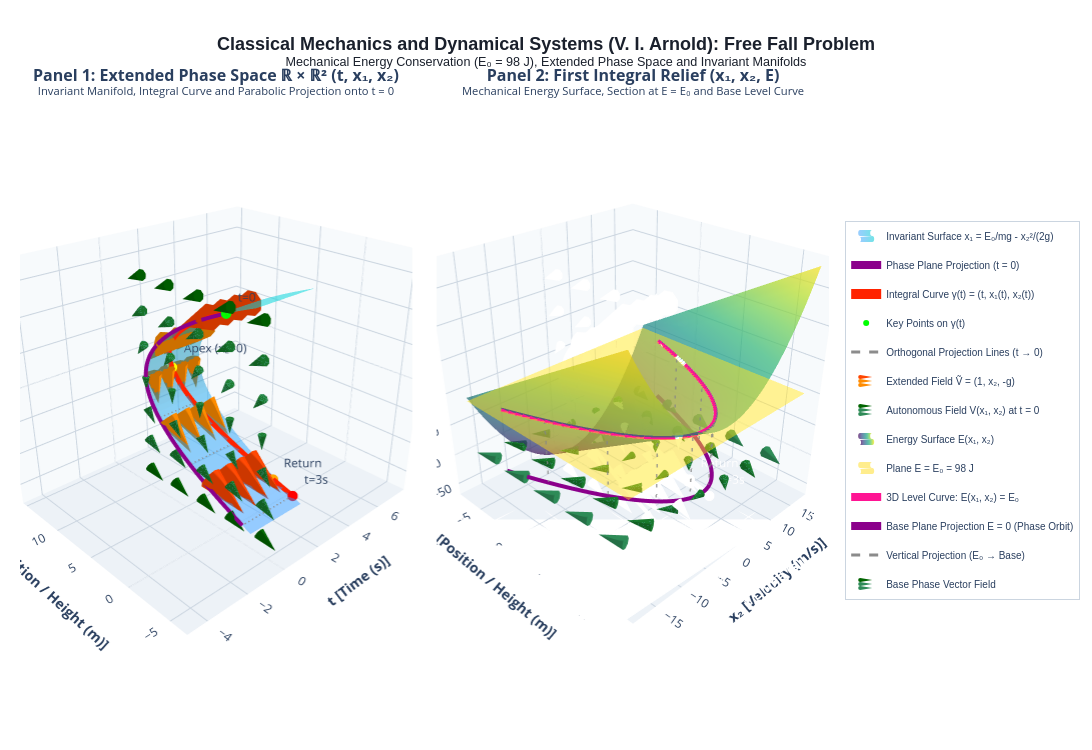

The notebook cell this image was saved under:
### Markdown cell above
# 1.1.14 Example: Free Fall (V. I. Arnold — *Ordinary Differential Equations*)

This notebook implements the scientific and geometric **dual-panel 3D visualization** for the free fall problem, strictly adhering to the geometric framework established by **Vladimir I. Arnold** in his landmark textbook *Ordinary Differential Equations* (Section 1.1: *Phase Spaces*).

---

### 1. Dynamical System Formulation
Newton's equation of motion for a point mass $m$ under uniform gravitational acceleration $g$ is:
$$ m \ddot{x} = -mg \implies \ddot{x} = -g $$

Defining state variables in the phase space $\mathbb{R}^2$:
- $x_1 = x$ (position / height);
- $x_2 = \dot{x}_1$ (velocity).

We obtain the first-order autonomous system of ordinary differential equations:
$$\begin{cases} \dot{x}_1 = x_2 \\ \dot{x}_2 = -g \end{cases}$$

The associated phase velocity vector field on $\mathbb{R}^2$ is $V(x_1, x_2) = (x_2, -g)$.

---

### 2. First Integral and Mechanical Energy Conservation
Multiplying the second equation by $m x_2 = m \dot{x}_1$, we obtain:
$$ m x_2 \dot{x}_2 + mg \dot{x}_1 = 0 \implies \frac{d}{dt} \left( \frac{1}{2}m x_2^2 + mg x_1 \right) = 0 $$

The total mechanical energy function:
$$ E(x_1, x_2) = \frac{1}{2}m x_2^2 + mg x_1 $$
is a **first integral** (conserved quantity / motion invariant) along any phase trajectory:
$$ L_V E = \nabla E \cdot V = (mg)(x_2) + (m x_2)(-g) \equiv 0 $$

For the physical parameters prescribed:
- $g = 9.8\ \text{m/s}^2$
- $m = 1.0\ \text{kg}$
- Initial conditions at $t = 0$: $x_1(0) = 0.0\ \text{m}$, $x_2(0) = 14.0\ \text{m/s}$
- Constant Mechanical Energy: $E_0 = \frac{1}{2}(1.0)(14.0)^2 + (1.0)(9.8)(0.0) = 98.0\ \text{J}$
- Time interval: $t \in [0, 3]\ \text{s}$

The phase trajectories are the level curves given by $E(x_1, x_2) = E_0$, which defines the parabola:
$$ x_1 = \frac{E_0}{mg} - \frac{1}{2g} x_2^2 = 10.0 - \frac{x_2^2}{19.6} $$

---

### 3. Geometry in the Dual 3D Panels

1. **Panel 1: Extended Phase Space $\mathbb{R} \times \mathbb{R}^2$ with coordinates $(t, x_1, x_2)$**
   - **Invariant Manifold (Parabolic Cylinder)**: The energy constraint $E(x_1, x_2) = E_0$ extended across all $t \in [0, 3]$ generates a semitransparent parabolic cylinder.
   - **3D Integral Curve**: $\gamma(t) = \left(t, -\frac{1}{2}gt^2 + v_0 t + x_0, -gt + v_0\right)$ highlighted in bold red, lying directly on the parabolic cylinder surface.
   - **Extended 3D Vector Field**: $\tilde{V}(t, x_1, x_2) = (1, x_2, -g)$ represented by 3D arrows/cones everywhere tangent to the cylindrical manifold.
   - **Phase Plane Projection at $t = 0$**: Orthogonal shadow of the trajectory on the lateral wall, accompanied by the 2D autonomous vector field $V(x_1, x_2) = (x_2, -g)$ (pointing right and down for $x_2 > 0$, purely downward at $x_2 = 0$, and left and down for $x_2 < 0$) and orthogonal dashed drop lines.

2. **Panel 2: First Integral Relief with coordinates $(x_1, x_2, E)$**
   - **Energy Surface**: The 3D graph $E(x_1, x_2) = \frac{1}{2}m x_2^2 + mg x_1$ forming an inclined parabolic trough.
   - **Constant Energy Plane**: Horizontal semitransparent cutting plane at height $E = E_0 = 98.0\ \text{J}$.
   - **Level Curve and Base Projection**: The 3D intersection curve $E(x_1, x_2) = E_0$ and its vertical orthogonal projection onto the base plane $E = 0$ alongside the vector field $V(x_1, x_2) = (x_2, -g)$, geometrically demonstrating that phase trajectories are the level curves of mechanical energy.

### Code cell
# Interactive 3D Visualization via Plotly (Exports HTML and displays interactively)
import sys
from pathlib import Path

# Ensure scripts directory is in sys.path
scripts_dir = Path('scripts').resolve()
if str(scripts_dir) not in sys.path:
    sys.path.append(str(scripts_dir))

from free_fall_3d_arnold import build_plotly_figure

fig_plotly = build_plotly_figure()
html_filepath = scripts_dir / 'free_fall_arnold_3d.html'
fig_plotly.write_html(str(html_filepath), include_plotlyjs='cdn')
fig_plotly.show()

### Figure 1 — Plotly figure (JSON) as saved in the notebook; plotly's stock layout.template omitted (floating-point values rounded to 4 significant figures; data arrays with more than 128 entries replaced by an {"elided": "..."} marker saying what was removed)
{"data": [{"colorscale": [[0, "rgba(30,144,255,0.45)"], [1, "rgba(0,206,209,0.55)"]], "hoverinfo": "text", "hovertext": "Invariant Manifold E₀ = 98 J (Parabolic Cylinder)", "legendgroup": "p1_surf", "name": "Invariant Surface x₁ = E₀/mg - x₂²/(2g)", "scene": "scene", "showlegend": true, "showscale": false, "type": "surface", "x": {"elided": "50x40 float values"}, "y": {"elided": "50x40 float values"}, "z": {"elided": "50x40 float values"}}, {"hoverinfo": "text", "hovertext": "Projected Phase Orbit at t = 0: x₁ = 10 - x₂²/19.6", "legendgroup": "p1_proj", "line": {"color": "#8B008B", "width": 8}, "mode": "lines", "name": "Phase Plane Projection (t = 0)", "scene": "scene", "showlegend": true, "type": "scatter3d", "x": {"elided": "250 float values"}, "y": {"elided": "250 float values"}, "z": {"elided": "250 float values"}}, {"hoverinfo": "text", "hovertext": {"elided": "250 str values"}, "legendgroup": "p1_gamma", "line": {"color": "#FF2200", "width": 10}, "mode": "lines", "name": "Integral Curve γ(t) = (t, x₁(t), x₂(t))", "scene": "scene", "showlegend": true, "type": "scatter3d", "x": {"elided": "250 float values"}, "y": {"elided": "250 float values"}, "z": {"elided": "250 float values"}}, {"hoverinfo": "text", "hovertext": ["Start: t=0 s, x₁=0 m, x₂=+14 m/s", "Apex: t=1.43 s, x₁=10 m, x₂=0 m/s", "Return to base: t=2.86 s, x₁=0 m, x₂=-14 m/s", "End: t=3.0 s, x₁=-2.1 m, x₂=-15.4 m/s"], "legendgroup": "p1_pts", "marker": {"color": ["#00FF00", "#FFFF00", "#FFA500", "#FF0000"], "size": 6}, "mode": "markers+text", "name": "Key Points on γ(t)", "scene": "scene", "showlegend": true, "text": [" t=0", " Apex (x₂=0)", " Return", " t=3s"], "textposition": "top right", "type": "scatter3d", "x": [0.0, 1.429, 2.857, 3.0], "y": [0.0, 10.0, 0.0, -2.1], "z": [14.0, 0.0, -14.0, -15.4]}, {"hoverinfo": "none", "legendgroup": "p1_tie", "line": {"color": "rgba(120, 120, 120, 0.85)", "dash": "dash", "width": 3}, "mode": "lines", "name": "Orthogonal Projection Lines (t → 0)", "scene": "scene", "showlegend": true, "type": "scatter3d", "x": [0, 0, null, 0.5, 0, null, 1, 0, null, 1.429, 0, null, 2, 0, null, 2.5, 0, null, 3, 0, null], "y": [0, 0, null, 5.775, 5.775, null, 9.1, 9.1, null, 10.0, 10.0, null, 8.4, 8.4, null, 4.375, 4.375, null, -2.1, -2.1, null], "z": [14, 14, null, 9.1, 9.1, null, 4.2, 4.2, null, -0.00028, -0.00028, null, -5.6, -5.6, null, -10.5, -10.5, null, -15.4, -15.4, null]}, {"anchor": "tail", "colorscale": [[0, "#FF8C00"], [1, "#FF4500"]], "hoverinfo": "text", "hovertext": "Extended Tangent Vector Ṽ(t, x₁, x₂) = (1, x₂, -g)", "legendgroup": "p1_cone", "name": "Extended Field Ṽ = (1, x₂, -g)", "scene": "scene", "showlegend": true, "showscale": false, "sizemode": "absolute", "sizeref": 1.3, "type": "cone", "u": [0.03221, 0.03221, 0.03221, 0.03221, 0.04335, 0.04335, 0.04335, 0.04335, 0.05076, 0.05076, 0.05076, 0.05076, 0.04335, 0.04335, 0.04335, 0.04335, 0.03221, 0.03221, 0.03221, 0.03221], "v": [-0.9662, -0.9662, -0.9662, -0.9662, -0.6502, -0.6502, -0.6502, -0.6502, 0.0, 0.0, 0.0, 0.0, 0.6502, 0.6502, 0.6502, 0.6502, 0.9662, 0.9662, 0.9662, 0.9662], "w": [-0.789, -0.789, -0.789, -0.789, -1.062, -1.062, -1.062, -1.062, -1.244, -1.244, -1.244, -1.244, -1.062, -1.062, -1.062, -1.062, -0.789, -0.789, -0.789, -0.789], "x": [0.4, 1.133, 1.867, 2.6, 0.4, 1.133, 1.867, 2.6, 0.4, 1.133, 1.867, 2.6, 0.4, 1.133, 1.867, 2.6, 0.4, 1.133, 1.867, 2.6], "y": [2.653, 2.653, 2.653, 2.653, 8.163, 8.163, 8.163, 8.163, 10.0, 10.0, 10.0, 10.0, 8.163, 8.163, 8.163, 8.163, 2.653, 2.653, 2.653, 2.653], "z": [-12.0, -12.0, -12.0, -12.0, -6.0, -6.0, -6.0, -6.0, 0.0, 0.0, 0.0, 0.0, 6.0, 6.0, 6.0, 6.0, 12.0, 12.0, 12.0, 12.0]}, {"hoverinfo": "none", "line": {"color": "#FF4500", "width": 3}, "mode": "lines", "scene": "scene", "showlegend": false, "type": "scatter3d", "x": [0.4, 0.4322, null, 1.133, 1.166, null, 1.867, 1.899, null, 2.6, 2.632, null, 0.4, 0.4433, null, 1.133, 1.177, null, 1.867, 1.91, null, 2.6, 2.643, null, 0.4, 0.4508, null, 1.133, 1.184, null, 1.867, 1.917, null, 2.6, 2.651, null, 0.4, 0.4433, null, 1.133, 1.177, null, 1.867, 1.91, null, 2.6, 2.643, null, 0.4, 0.4322, null, 1.133, 1.166, null, 1.867, 1.899, null, 2.6, 2.632, null], "y": [2.653, 1.687, null, 2.653, 1.687, null, 2.653, 1.687, null, 2.653, 1.687, null, 8.163, 7.513, null, 8.163, 7.513, null, 8.163, 7.513, null, 8.163, 7.513, null, 10, 10, null, 10, 10, null, 10, 10, null, 10, 10, null, 8.163, 8.814, null, 8.163, 8.814, null, 8.163, 8.814, null, 8.163, 8.814, null, 2.653, 3.619, null, 2.653, 3.619, null, 2.653, 3.619, null, 2.653, 3.619, null], "z": [-12, -12.79, null, -12, -12.79, null, -12, -12.79, null, -12, -12.79, null, -6, -7.062, null, -6, -7.062, null, -6, -7.062, null, -6, -7.062, null, 0, -1.244, null, 0, -1.244, null, 0, -1.244, null, 0, -1.244, null, 6, 4.938, null, 6, 4.938, null, 6, 4.938, null, 6, 4.938, null, 12, 11.21, null, 12, 11.21, null, 12, 11.21, null, 12, 11.21, null]}, {"anchor": "tail", "colorscale": [[0, "#2E8B57"], [1, "#006400"]], "hoverinfo": "text", "hovertext": ["V = (x₂=-15.0, -g=-9.8)", "V = (x₂=-15.0, -g=-9.8)", "V = (x₂=-15.0, -g=-9.8)", "V = (x₂=-15.0, -g=-9.8)", "V = (x₂=-15.0, -g=-9.8)", "V = (x₂=-10.0, -g=-9.8)", "V = (x₂=-10.0, -g=-9.8)", "V = (x₂=-10.0, -g=-9.8)", "V = (x₂=-10.0, -g=-9.8)", "V = (x₂=-10.0, -g=-9.8)", "V = (x₂=-5.0, -g=-9.8)", "V = (x₂=-5.0, -g=-9.8)", "V = (x₂=-5.0, -g=-9.8)", "V = (x₂=-5.0, -g=-9.8)", "V = (x₂=-5.0, -g=-9.8)", "V = (x₂=0.0, -g=-9.8)", "V = (x₂=0.0, -g=-9.8)", "V = (x₂=0.0, -g=-9.8)", "V = (x₂=0.0, -g=-9.8)", "V = (x₂=0.0, -g=-9.8)", "V = (x₂=5.0, -g=-9.8)", "V = (x₂=5.0, -g=-9.8)", "V = (x₂=5.0, -g=-9.8)", "V = (x₂=5.0, -g=-9.8)", "V = (x₂=5.0, -g=-9.8)", "V = (x₂=10.0, -g=-9.8)", "V = (x₂=10.0, -g=-9.8)", "V = (x₂=10.0, -g=-9.8)", "V = (x₂=10.0, -g=-9.8)", "V = (x₂=10.0, -g=-9.8)", "V = (x₂=15.0, -g=-9.8)", "V = (x₂=15.0, -g=-9.8)", "V = (x₂=15.0, -g=-9.8)", "V = (x₂=15.0, -g=-9.8)", "V = (x₂=15.0, -g=-9.8)"], "legendgroup": "p1_field2d", "name": "Autonomous Field V(x₁, x₂) at t = 0", "scene": "scene", "showlegend": true, "showscale": false, "sizemode": "absolute", "sizeref": 0.9, "type": "cone", "u": [0.0, 0.0, 0.0, 0.0, 0.0, 0.0, 0.0, 0.0, 0.0, 0.0, 0.0, 0.0, 0.0, 0.0, 0.0, 0.0, 0.0, 0.0, 0.0, 0.0, 0.0, 0.0, 0.0, 0.0, 0.0, 0.0, 0.0, 0.0, 0.0, 0.0, 0.0, 0.0, 0.0, 0.0, 0.0], "v": [-1.339, -1.339, -1.339, -1.339, -1.339, -1.143, -1.143, -1.143, -1.143, -1.143, -0.7272, -0.7272, -0.7272, -0.7272, -0.7272, 0.0, 0.0, 0.0, 0.0, 0.0, 0.7272, 0.7272, 0.7272, 0.7272, 0.7272, 1.143, 1.143, 1.143, 1.143, 1.143, 1.339, 1.339, 1.339, 1.339, 1.339], "w": [-0.8751, -0.8751, -0.8751, -0.8751, -0.8751, -1.12, -1.12, -1.12, -1.12, -1.12, -1.425, -1.425, -1.425, -1.425, -1.425, -1.6, -1.6, -1.6, -1.6, -1.6, -1.425, -1.425, -1.425, -1.425, -1.425, -1.12, -1.12, -1.12, -1.12, -1.12, -0.8751, -0.8751, -0.8751, -0.8751, -0.8751], "x": [0.0, 0.0, 0.0, 0.0, 0.0, 0.0, 0.0, 0.0, 0.0, 0.0, 0.0, 0.0, 0.0, 0.0, 0.0, 0.0, 0.0, 0.0, 0.0, 0.0, 0.0, 0.0, 0.0, 0.0, 0.0, 0.0, 0.0, 0.0, 0.0, 0.0, 0.0, 0.0, 0.0, 0.0, 0.0], "y": [-4.0, -0.5, 3.0, 6.5, 10.0, -4.0, -0.5, 3.0, 6.5, 10.0, -4.0, -0.5, 3.0, 6.5, 10.0, -4.0, -0.5, 3.0, 6.5, 10.0, -4.0, -0.5, 3.0, 6.5, 10.0, -4.0, -0.5, 3.0, 6.5, 10.0, -4.0, -0.5, 3.0, 6.5, 10.0], "z": [-15.0, -15.0, -15.0, -15.0, -15.0, -10.0, -10.0, -10.0, -10.0, -10.0, -5.0, -5.0, -5.0, -5.0, -5.0, 0.0, 0.0, 0.0, 0.0, 0.0, 5.0, 5.0, 5.0, 5.0, 5.0, 10.0, 10.0, 10.0, 10.0, 10.0, 15.0, 15.0, 15.0, 15.0, 15.0]}, {"hoverinfo": "none", "line": {"color": "#006400", "width": 2}, "mode": "lines", "scene": "scene", "showlegend": false, "type": "scatter3d", "x": [0, 0, null, 0, 0, null, 0, 0, null, 0, 0, null, 0, 0, null, 0, 0, null, 0, 0, null, 0, 0, null, 0, 0, null, 0, 0, null, 0, 0, null, 0, 0, null, 0, 0, null, 0, 0, null, 0, 0, null, 0, 0, null, 0, 0, null, 0, 0, null, 0, 0, null, 0, 0, null, 0, 0, null, 0, 0, null, 0, 0, null, 0, 0, null, 0, 0, null, 0, 0, null, 0, 0, null, 0, 0, null, 0, 0, null, 0, 0, null, 0, 0, null, 0, 0, null, 0, 0, null, 0, 0, null, 0, 0, null], "y": [-4, -5.339, null, -0.5, -1.839, null, 3, 1.661, null, 6.5, 5.161, null, 10, 8.661, null, -4, -5.143, null, -0.5, -1.643, null, 3, 1.857, null, 6.5, 5.357, null, 10, 8.857, null, -4, -4.727, null, -0.5, -1.227, null, 3, 2.273, null, 6.5, 5.773, null, 10, 9.273, null, -4, -4, null, -0.5, -0.5, null, 3, 3, null, 6.5, 6.5, null, 10, 10, null, -4, -3.273, null, -0.5, 0.2272, null, 3, 3.727, null, 6.5, 7.227, null, 10, 10.73, null, -4, -2.857, null, -0.5, 0.6427, null, 3, 4.143, null, 6.5, 7.643, null, 10, 11.14, null, -4, -2.661, null, -0.5, 0.8395, null, 3, 4.339, null, 6.5, 7.839, null, 10, 11.34, null], "z": [-15, -15.88, null, -15, -15.88, null, -15, -15.88, null, -15, -15.88, null, -15, -15.88, null, -10, -11.12, null, -10, -11.12, null, -10, -11.12, null, -10, -11.12, null, -10, -11.12, null, -5, -6.425, null, -5, -6.425, null, -5, -6.425, null, -5, -6.425, null, -5, -6.425, null, 0, -1.6, null, 0, -1.6, null, 0, -1.6, null, 0, -1.6, null, 0, -1.6, null, 5, 3.575, null, 5, 3.575, null, 5, 3.575, null, 5, 3.575, null, 5, 3.575, null, 10, 8.88, null, 10, 8.88, null, 10, 8.88, null, 10, 8.88, null, 10, 8.88, null, 15, 14.12, null, 15, 14.12, null, 15, 14.12, null, 15, 14.12, null, 15, 14.12, null]}, {"colorscale": [[0, "#440154"], [0.1111, "#482878"], [0.2222, "#3e4989"], [0.3333, "#31688e"], [0.4444, "#26828e"], [0.5556, "#1f9e89"], [0.6667, "#35b779"], [0.7778, "#6ece58"], [0.8889, "#b5de2b"], [1, "#fde725"]], "hoverinfo": "text", "hovertext": "First Integral Relief: E = 0.5·m·x₂² + m·g·x₁", "legendgroup": "p2_energysurf", "name": "Energy Surface E(x₁, x₂)", "opacity": 0.72, "scene": "scene2", "showlegend": true, "showscale": false, "type": "surface", "x": {"elided": "45x45 float values"}, "y": {"elided": "45x45 float values"}, "z": {"elided": "45x45 float values"}}, {"colorscale": [[0, "rgba(255, 215, 0, 0.45)"], [1, "rgba(255, 215, 0, 0.45)"]], "hoverinfo": "text", "hovertext": "Total Mechanical Energy Plane E₀ = 98.0 J", "legendgroup": "p2_plane", "name": "Plane E = E₀ = 98 J", "scene": "scene2", "showlegend": true, "showscale": false, "type": "surface", "x": {"elided": "45x45 float values"}, "y": {"elided": "45x45 float values"}, "z": {"elided": "45x45 float values"}}, {"hoverinfo": "text", "hovertext": "3D Intersection: Orbit on Level E = 98 J", "legendgroup": "p2_level3d", "line": {"color": "#FF1493", "width": 8}, "mode": "lines", "name": "3D Level Curve: E(x₁, x₂) = E₀", "scene": "scene2", "showlegend": true, "type": "scatter3d", "x": {"elided": "200 float values"}, "y": {"elided": "200 float values"}, "z": {"elided": "200 float values"}}, {"hoverinfo": "text", "hovertext": "Base Phase Plane Orbit: x₁ = E₀/mg - x₂²/(2g)", "legendgroup": "p2_levelbase", "line": {"color": "#8B008B", "width": 8}, "mode": "lines", "name": "Base Plane Projection E = 0 (Phase Orbit)", "scene": "scene2", "showlegend": true, "type": "scatter3d", "x": {"elided": "200 float values"}, "y": {"elided": "200 float values"}, "z": {"elided": "200 float values"}}, {"hoverinfo": "none", "legendgroup": "p2_vert_tie", "line": {"color": "rgba(100, 100, 100, 0.75)", "dash": "dash", "width": 3}, "mode": "lines", "name": "Vertical Projection (E₀ → Base)", "scene": "scene2", "showlegend": true, "type": "scatter3d", "x": [0.58, 0.58, null, 5.171, 5.171, null, 8.242, 8.242, null, 9.794, 9.794, null, 9.794, 9.794, null, 8.242, 8.242, null, 5.171, 5.171, null, 0.3557, 0.3557, null], "y": [-13.59, -13.59, null, -9.729, -9.729, null, -5.869, -5.869, null, -2.01, -2.01, null, 2.01, 2.01, null, 5.869, 5.869, null, 9.729, 9.729, null, 13.75, 13.75, null], "z": [98, 0, null, 98, 0, null, 98, 0, null, 98, 0, null, 98, 0, null, 98, 0, null, 98, 0, null, 98, 0, null]}, {"anchor": "tail", "colorscale": [[0, "#2E8B57"], [1, "#006400"]], "hoverinfo": "text", "hovertext": ["V(base) = (x₂=-15.0, -g=-9.8)", "V(base) = (x₂=-15.0, -g=-9.8)", "V(base) = (x₂=-15.0, -g=-9.8)", "V(base) = (x₂=-15.0, -g=-9.8)", "V(base) = (x₂=-15.0, -g=-9.8)", "V(base) = (x₂=-10.0, -g=-9.8)", "V(base) = (x₂=-10.0, -g=-9.8)", "V(base) = (x₂=-10.0, -g=-9.8)", "V(base) = (x₂=-10.0, -g=-9.8)", "V(base) = (x₂=-10.0, -g=-9.8)", "V(base) = (x₂=-5.0, -g=-9.8)", "V(base) = (x₂=-5.0, -g=-9.8)", "V(base) = (x₂=-5.0, -g=-9.8)", "V(base) = (x₂=-5.0, -g=-9.8)", "V(base) = (x₂=-5.0, -g=-9.8)", "V(base) = (x₂=0.0, -g=-9.8)", "V(base) = (x₂=0.0, -g=-9.8)", "V(base) = (x₂=0.0, -g=-9.8)", "V(base) = (x₂=0.0, -g=-9.8)", "V(base) = (x₂=0.0, -g=-9.8)", "V(base) = (x₂=5.0, -g=-9.8)", "V(base) = (x₂=5.0, -g=-9.8)", "V(base) = (x₂=5.0, -g=-9.8)", "V(base) = (x₂=5.0, -g=-9.8)", "V(base) = (x₂=5.0, -g=-9.8)", "V(base) = (x₂=10.0, -g=-9.8)", "V(base) = (x₂=10.0, -g=-9.8)", "V(base) = (x₂=10.0, -g=-9.8)", "V(base) = (x₂=10.0, -g=-9.8)", "V(base) = (x₂=10.0, -g=-9.8)", "V(base) = (x₂=15.0, -g=-9.8)", "V(base) = (x₂=15.0, -g=-9.8)", "V(base) = (x₂=15.0, -g=-9.8)", "V(base) = (x₂=15.0, -g=-9.8)", "V(base) = (x₂=15.0, -g=-9.8)"], "legendgroup": "p2_basefield", "name": "Base Phase Vector Field", "scene": "scene2", "showlegend": true, "showscale": false, "sizemode": "absolute", "sizeref": 0.9, "type": "cone", "u": [-1.339, -1.339, -1.339, -1.339, -1.339, -1.143, -1.143, -1.143, -1.143, -1.143, -0.7272, -0.7272, -0.7272, -0.7272, -0.7272, 0.0, 0.0, 0.0, 0.0, 0.0, 0.7272, 0.7272, 0.7272, 0.7272, 0.7272, 1.143, 1.143, 1.143, 1.143, 1.143, 1.339, 1.339, 1.339, 1.339, 1.339], "v": [-0.8751, -0.8751, -0.8751, -0.8751, -0.8751, -1.12, -1.12, -1.12, -1.12, -1.12, -1.425, -1.425, -1.425, -1.425, -1.425, -1.6, -1.6, -1.6, -1.6, -1.6, -1.425, -1.425, -1.425, -1.425, -1.425, -1.12, -1.12, -1.12, -1.12, -1.12, -0.8751, -0.8751, -0.8751, -0.8751, -0.8751], "w": [0.0, 0.0, 0.0, 0.0, 0.0, 0.0, 0.0, 0.0, 0.0, 0.0, 0.0, 0.0, 0.0, 0.0, 0.0, 0.0, 0.0, 0.0, 0.0, 0.0, 0.0, 0.0, 0.0, 0.0, 0.0, 0.0, 0.0, 0.0, 0.0, 0.0, 0.0, 0.0, 0.0, 0.0, 0.0], "x": [-5.0, -1.25, 2.5, 6.25, 10.0, -5.0, -1.25, 2.5, 6.25, 10.0, -5.0, -1.25, 2.5, 6.25, 10.0, -5.0, -1.25, 2.5, 6.25, 10.0, -5.0, -1.25, 2.5, 6.25, 10.0, -5.0, -1.25, 2.5, 6.25, 10.0, -5.0, -1.25, 2.5, 6.25, 10.0], "y": [-15.0, -15.0, -15.0, -15.0, -15.0, -10.0, -10.0, -10.0, -10.0, -10.0, -5.0, -5.0, -5.0, -5.0, -5.0, 0.0, 0.0, 0.0, 0.0, 0.0, 5.0, 5.0, 5.0, 5.0, 5.0, 10.0, 10.0, 10.0, 10.0, 10.0, 15.0, 15.0, 15.0, 15.0, 15.0], "z": [0.0, 0.0, 0.0, 0.0, 0.0, 0.0, 0.0, 0.0, 0.0, 0.0, 0.0, 0.0, 0.0, 0.0, 0.0, 0.0, 0.0, 0.0, 0.0, 0.0, 0.0, 0.0, 0.0, 0.0, 0.0, 0.0, 0.0, 0.0, 0.0, 0.0, 0.0, 0.0, 0.0, 0.0, 0.0]}, {"hoverinfo": "none", "line": {"color": "#006400", "width": 2}, "mode": "lines", "scene": "scene2", "showlegend": false, "type": "scatter3d", "x": [-5, -6.339, null, -1.25, -2.589, null, 2.5, 1.161, null, 6.25, 4.911, null, 10, 8.661, null, -5, -6.143, null, -1.25, -2.393, null, 2.5, 1.357, null, 6.25, 5.107, null, 10, 8.857, null, -5, -5.727, null, -1.25, -1.977, null, 2.5, 1.773, null, 6.25, 5.523, null, 10, 9.273, null, -5, -5, null, -1.25, -1.25, null, 2.5, 2.5, null, 6.25, 6.25, null, 10, 10, null, -5, -4.273, null, -1.25, -0.5228, null, 2.5, 3.227, null, 6.25, 6.977, null, 10, 10.73, null, -5, -3.857, null, -1.25, -0.1073, null, 2.5, 3.643, null, 6.25, 7.393, null, 10, 11.14, null, -5, -3.661, null, -1.25, 0.08947, null, 2.5, 3.839, null, 6.25, 7.589, null, 10, 11.34, null], "y": [-15, -15.88, null, -15, -15.88, null, -15, -15.88, null, -15, -15.88, null, -15, -15.88, null, -10, -11.12, null, -10, -11.12, null, -10, -11.12, null, -10, -11.12, null, -10, -11.12, null, -5, -6.425, null, -5, -6.425, null, -5, -6.425, null, -5, -6.425, null, -5, -6.425, null, 0, -1.6, null, 0, -1.6, null, 0, -1.6, null, 0, -1.6, null, 0, -1.6, null, 5, 3.575, null, 5, 3.575, null, 5, 3.575, null, 5, 3.575, null, 5, 3.575, null, 10, 8.88, null, 10, 8.88, null, 10, 8.88, null, 10, 8.88, null, 10, 8.88, null, 15, 14.12, null, 15, 14.12, null, 15, 14.12, null, 15, 14.12, null, 15, 14.12, null], "z": [0, 0, null, 0, 0, null, 0, 0, null, 0, 0, null, 0, 0, null, 0, 0, null, 0, 0, null, 0, 0, null, 0, 0, null, 0, 0, null, 0, 0, null, 0, 0, null, 0, 0, null, 0, 0, null, 0, 0, null, 0, 0, null, 0, 0, null, 0, 0, null, 0, 0, null, 0, 0, null, 0, 0, null, 0, 0, null, 0, 0, null, 0, 0, null, 0, 0, null, 0, 0, null, 0, 0, null, 0, 0, null, 0, 0, null, 0, 0, null, 0, 0, null, 0, 0, null, 0, 0, null, 0, 0, null, 0, 0, null]}], "layout": {"annotations": [{"font": {"size": 16}, "showarrow": false, "text": "<b>Panel 1: Extended Phase Space ℝ × ℝ² (t, x₁, x₂)</b><br><sup>Invariant Manifold, Integral Curve and Parabolic Projection onto t = 0</sup>", "x": 0.2425, "xanchor": "center", "xref": "paper", "y": 1, "yanchor": "bottom", "yref": "paper"}, {"font": {"size": 16}, "showarrow": false, "text": "<b>Panel 2: First Integral Relief (x₁, x₂, E)</b><br><sup>Mechanical Energy Surface, Section at E = E₀ and Base Level Curve</sup>", "x": 0.7575, "xanchor": "center", "xref": "paper", "y": 1, "yanchor": "bottom", "yref": "paper"}], "height": 750, "legend": {"bgcolor": "rgba(255, 255, 255, 0.9)", "bordercolor": "#CBD5E0", "borderwidth": 1, "font": {"family": "Arial, sans-serif", "size": 10}, "x": 1.02, "xanchor": "left", "y": 0.5, "yanchor": "middle"}, "margin": {"b": 30, "l": 20, "r": 20, "t": 100}, "paper_bgcolor": "#FFFFFF", "scene": {"aspectmode": "manual", "aspectratio": {"x": 1.2, "y": 1, "z": 1}, "camera": {"center": {"x": 0, "y": 0, "z": -0.1}, "eye": {"x": -1.75, "y": -1.85, "z": 1.25}, "up": {"x": 0, "y": 0, "z": 1}}, "domain": {"x": [0, 0.485], "y": [0, 1]}, "xaxis": {"backgroundcolor": "#F7FAFC", "gridcolor": "#CBD5E0", "showbackground": true, "title": {"text": "<b>t [Time (s)]</b>"}}, "yaxis": {"backgroundcolor": "#F7FAFC", "gridcolor": "#CBD5E0", "showbackground": true, "title": {"text": "<b>x₁ [Position / Height (m)]</b>"}}, "zaxis": {"backgroundcolor": "#EDF2F7", "gridcolor": "#CBD5E0", "showbackground": true, "title": {"text": "<b>x₂ [Velocity (m/s)]</b>"}}}, "scene2": {"aspectmode": "manual", "aspectratio": {"x": 1, "y": 1, "z": 1}, "camera": {"center": {"x": 0, "y": 0, "z": -0.1}, "eye": {"x": 1.75, "y": -1.75, "z": 1.35}, "up": {"x": 0, "y": 0, "z": 1}}, "domain": {"x": [0.515, 1], "y": [0, 1]}, "xaxis": {"backgroundcolor": "#F7FAFC", "gridcolor": "#CBD5E0", "showbackground": true, "title": {"text": "<b>x₁ [Position / Height (m)]</b>"}}, "yaxis": {"backgroundcolor": "#F7FAFC", "gridcolor": "#CBD5E0", "showbackground": true, "title": {"text": "<b>x₂ [Velocity (m/s)]</b>"}}, "zaxis": {"backgroundcolor": "#EDF2F7", "gridcolor": "#CBD5E0", "showbackground": true, "title": {"text": "<b>E [Mechanical Energy (J)]</b>"}}}, "title": {"font": {"color": "#1A202C", "family": "Arial, sans-serif", "size": 18}, "text": "<b>Classical Mechanics and Dynamical Systems (V. I. Arnold): Free Fall Problem</b><br><sup>Mechanical Energy Conservation (E₀ = 98 J), Extended Phase Space and Invariant Manifolds</sup>", "x": 0.5, "xanchor": "center"}, "width": 1500}}
